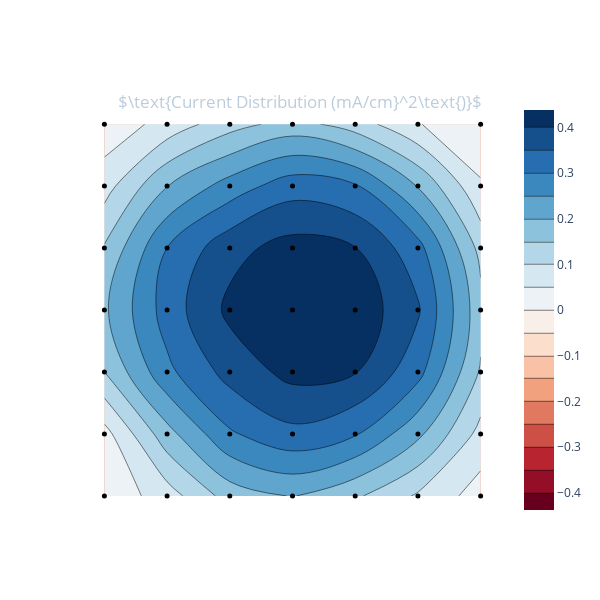

Write notebook code for a chart like this one.
### Code cell
currents = data.readCurrents(centre5x5=False)
# apl.plotI(currents)
data.append(
    pressure = 3e-4,
    Vbias = 125,
    Ibias = 0.67,
    Varc = 69.1,
    Iarc = 6.08,
    Vtube = 300,
    Itube = 0.24,
    Ibase = 25.98,
    currents = currents,
    note = 'Tube referenced to PFS Vbias. '
)
data.plotI()

### Figure 1 — Plotly figure (JSON) as saved in the notebook; plotly's stock layout.template omitted (floating-point values rounded to 4 significant figures)
{"data": [{"colorscale": [[0, "rgb(103,0,31)"], [0.1, "rgb(178,24,43)"], [0.2, "rgb(214,96,77)"], [0.3, "rgb(244,165,130)"], [0.4, "rgb(253,219,199)"], [0.5, "rgb(247,247,247)"], [0.6, "rgb(209,229,240)"], [0.7, "rgb(146,197,222)"], [0.8, "rgb(67,147,195)"], [0.9, "rgb(33,102,172)"], [1, "rgb(5,48,97)"]], "ncontours": 21, "type": "contour", "z": [[0.01277, 0.07595, 0.1721, 0.2031, 0.1588, 0.09295, 0.02742], [0.03137, 0.1816, 0.2934, 0.3368, 0.3051, 0.2122, 0.08326], [0.1499, 0.288, 0.3686, 0.4158, 0.4031, 0.3177, 0.1443], [0.1916, 0.3228, 0.4118, 0.438, 0.435, 0.3565, 0.1679], [0.1548, 0.3005, 0.3836, 0.4197, 0.4017, 0.3188, 0.1337], [0.07863, 0.1988, 0.2721, 0.3284, 0.3064, 0.197, 0.05625], [0.01727, 0.06799, 0.1303, 0.1695, 0.1257, 0.05293, 0.009008]], "zmax": 0.438, "zmid": 0, "zmin": -0.438}, {"marker": {"color": "rgb(0, 0, 0)", "size": 5}, "mode": "markers", "type": "scatter", "x": [0, 1, 2, 3, 4, 5, 6, 0, 1, 2, 3, 4, 5, 6, 0, 1, 2, 3, 4, 5, 6, 0, 1, 2, 3, 4, 5, 6, 0, 1, 2, 3, 4, 5, 6, 0, 1, 2, 3, 4, 5, 6, 0, 1, 2, 3, 4, 5, 6], "y": [0, 0, 0, 0, 0, 0, 0, 1, 1, 1, 1, 1, 1, 1, 2, 2, 2, 2, 2, 2, 2, 3, 3, 3, 3, 3, 3, 3, 4, 4, 4, 4, 4, 4, 4, 5, 5, 5, 5, 5, 5, 5, 6, 6, 6, 6, 6, 6, 6]}], "layout": {"height": 600, "paper_bgcolor": "rgba(0,0,0,0)", "plot_bgcolor": "rgba(0,0,0,0)", "title": {"font": {"color": "#BCCCDC"}, "text": "$\\text{Current Distribution (mA/cm}^2\\text{)}$", "x": 0.5, "xanchor": "center", "y": 0.84, "yanchor": "top"}, "width": 600, "xaxis": {"showgrid": false, "showticklabels": false, "tickmode": "linear"}, "yaxis": {"showgrid": false, "showticklabels": false}}}
